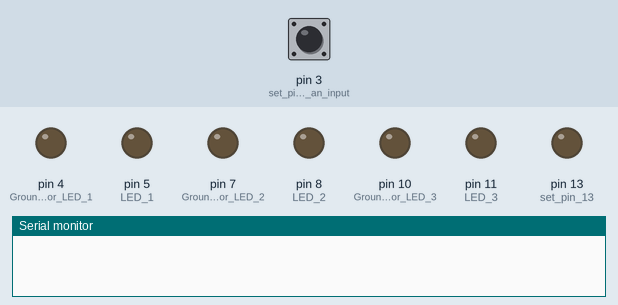
A sketch run on a simulated Arduino Uno, built with avr-gcc and run on an emulated ATmega328P. Shown: output pins drawn as LEDs (lit = HIGH), the last lines printed to the serial monitor. The inputs (shaded band) are chosen by the test bench; at power-on: pin 3 (set_pin_D3_to_be_an_input) HIGH.

Above: at 1.2 s.
1.3 s: pin 3 (set_pin_D3_to_be_an_input) pulled LOW for 0.15 s
At 1.9 s:
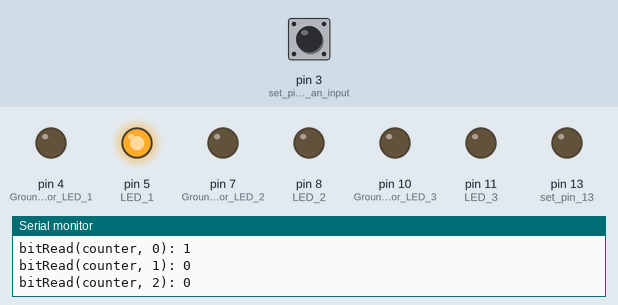
2.9 s: pin 3 (set_pin_D3_to_be_an_input) pulled LOW for 1 s
At 3.2 s:
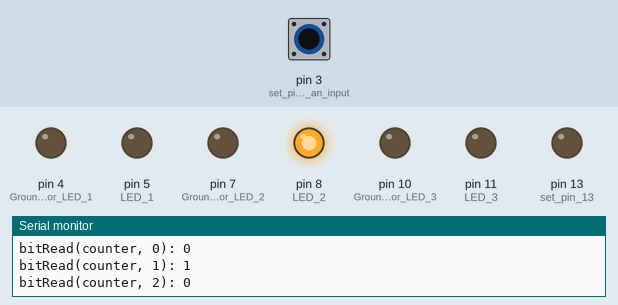
5.4 s: pin 3 (set_pin_D3_to_be_an_input) pulled LOW for 0.15 s
At 6.3 s:
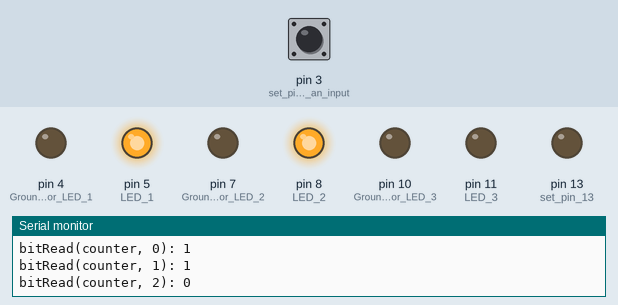
7.0 s: pin 3 (set_pin_D3_to_be_an_input) pulled LOW for 3.2 s
At 7.5 s:
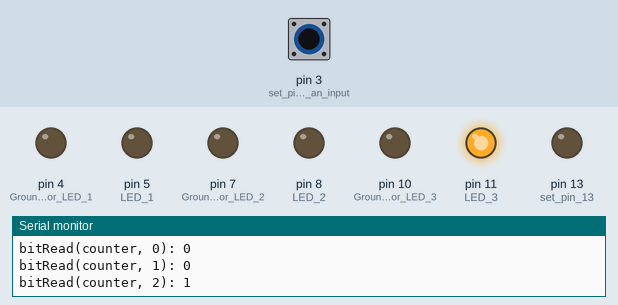
11.7 s: pin 3 (set_pin_D3_to_be_an_input) pulled LOW for 0.15 s
At 12.3 s:
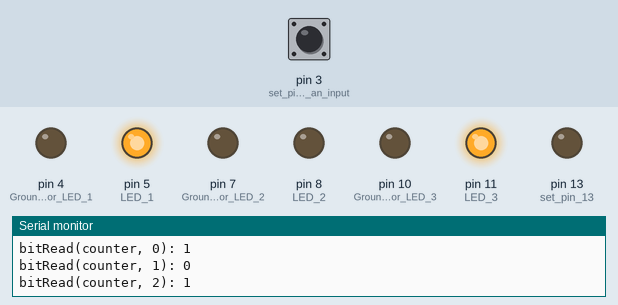
13.3 s: pin 3 (set_pin_D3_to_be_an_input) pulled LOW for 1 s
At 14.7 s:
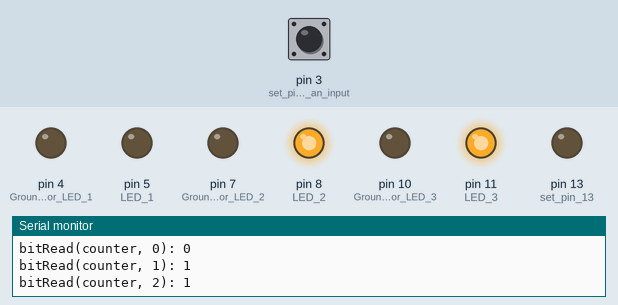
Timing chart, 0 to 16.3 s (numbered marks = the images above; inputs shaded):
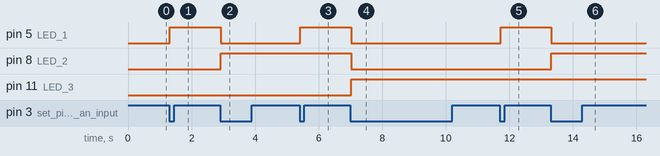

Measured:
- after the input at 1.3 s, pin 5 (LED_1): LOW → HIGH at once
- after the input at 2.9 s, pin 5 (LED_1): HIGH → LOW at once; pin 8 (LED_2): LOW → HIGH at once
- after the input at 5.4 s, pin 5 (LED_1): LOW → HIGH at once
- after the input at 7.0 s, pin 5 (LED_1), pin 8 (LED_2): HIGH → LOW at once; pin 11 (LED_3): LOW → HIGH at once
- after the input at 11.7 s, pin 5 (LED_1): LOW → HIGH at once
- after the input at 13.3 s, pin 5 (LED_1): HIGH → LOW at once; pin 8 (LED_2): LOW → HIGH at once

The sketch:

13LEDcounterIfs.ino
```cpp
int counter = 0; //declaring the integer variable 'counter' and setting it to 0
bool buttonState = true; //declaring the boolean variable buttonState and setting it to true
bool prevButtonState = true; //declaring the boolean variable for the previous button state and setting it to true

void setup()
{
  // put your setup code here, to run once:
  Serial.begin(9600); //set the Baud rate to 9600hz. You can change this in the bottom right corner of the serial monitor
  pinMode(3, INPUT_PULLUP); //set pin D3 to be an input with a pullup resistor

  //The following is copied from Module 1:
  //////////////////////////////////////////////////////////////////////////////
  pinMode(13, OUTPUT); //set pin 13 (the built in LED) to be an output

  //set up the 3 LEDs to be outputs
  pinMode(5, OUTPUT); //LED 1
  pinMode(8, OUTPUT); //LED 2
  pinMode(11, OUTPUT); //LED 3

  //set up the 3 ground pins for the LEDs
  pinMode(4, OUTPUT); //Ground for LED 1
  pinMode(7, OUTPUT); //Ground for LED 2
  pinMode(10, OUTPUT); //Ground for LED 3

  //set up the ground pins for the 3 LEDs
  digitalWrite(4, LOW); //Ground for LED 1 gets set low
  digitalWrite(7, LOW); //Ground for LED 2 gets set low
  digitalWrite(10, LOW); //Ground for LED 3 gets set low
  ///////////////////////////////////////////////////////////////////////////////
}

void loop()
{
  // put your main code here, to run repeatedly:
  //Serial.println(counter); //print the value of the variable 'counter'

  prevButtonState = buttonState; //update the prevButtonState
//  Serial.print("prevButtonState: "); //so in the serial monitor we know what we're looking at
//  Serial.println(prevButtonState); //print the value of prevButtonState (1 or 0 because it's a boolean)

  buttonState = digitalRead(3); //read pin 3 then store the value in buttonState
//  Serial.print("buttonState: "); //so in the serial monitor we know what we're looking at
//  Serial.println(buttonState); //print the value of buttonState (1 or 0 because it's a boolean)

  if(prevButtonState == 1 && buttonState == 0) //if the previous state was a 1/HIGH/5v AND the current state is a 0/LOW/0v, a falling edge happened
  { //if the statement is true, do what is in these curly brackets
    counter = counter + 1; //increment the counter variable
    counter = counter % 8; //modulo operator, counter can only count to 3
    Serial.print("counter: "); //print out this so we know what we're looking at
    Serial.println(counter, BIN); //print the value of the counter variable in binary

//    //if the counter is at 0, turn on LED 1 (pin 5)
//    if (counter == 0)
//    {
//      digitalWrite(5, HIGH);
//    }
//    else
//    {
//      digitalWrite(5, LOW);
//    }
//
//    //if the counter is at 1, turn on LED 2 (pin 8)
//    if (counter == 1)
//    {
//      digitalWrite(8, HIGH);
//    }
//    else
//    {
//      digitalWrite(8, LOW);
//    }
//
//    //if the counter is at 2, turn on LED 3 (pin 11)
//    if (counter == 2)
//    {
//      digitalWrite(11, HIGH);
//    }
//    else
//    {
//      digitalWrite(11, LOW);
//    }

    Serial.print("bitRead(counter, 0): ");
    Serial.println(bitRead(counter, 0));  //print just bit 0 of 'counter'
    Serial.print("bitRead(counter, 1): ");
    Serial.println(bitRead(counter, 1));  //print just bit 1 of 'counter'
    Serial.print("bitRead(counter, 2): ");
    Serial.println(bitRead(counter, 2));  //print just bit 2 of 'counter'

    if(bitRead(counter, 0) == 1) //if bit 0 of the 'counter' is 1, turn LED 1 on
    {
      digitalWrite(5, HIGH); //LED 1 on
    }
    else
    {
      digitalWrite(5, LOW); //LED 1 off
    }

    if(bitRead(counter, 1) == 1) //if bit 1 of the 'counter' is 1, turn LED 2 on
    {
      digitalWrite(8, HIGH); //LED 2 on
    }
    else
    {
      digitalWrite(8, LOW); //LED 2 off
    }

    if(bitRead(counter, 2) == 1) //if bit 2 of the 'counter' is 1, turn LED 3 on
    {
      digitalWrite(11, HIGH); //LED 3 on
    }
    else
    {
      digitalWrite(11, LOW); //LED 3 off
    }
  }
}
```
